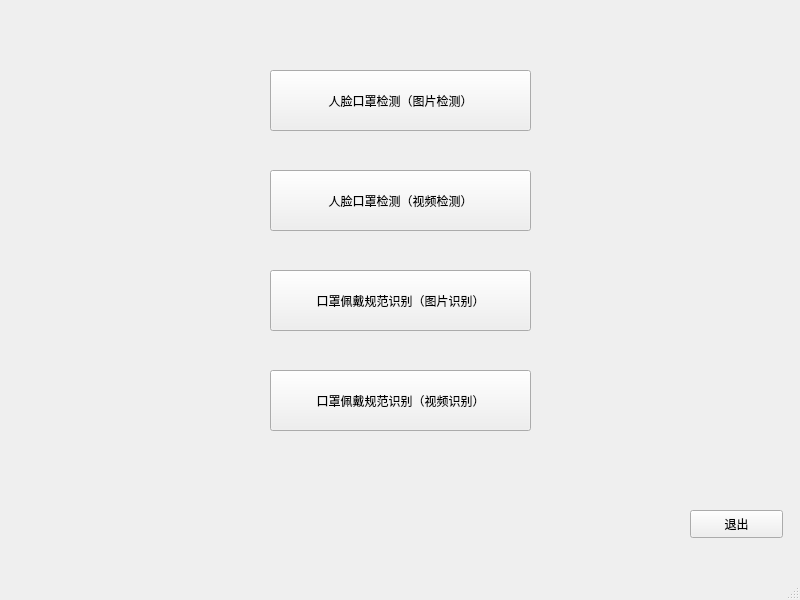
<?xml version="1.0" encoding="UTF-8"?>
<ui version="4.0">
 <class>MainWindow</class>
 <widget class="QMainWindow" name="MainWindow">
  <property name="geometry">
   <rect>
    <x>0</x>
    <y>0</y>
    <width>800</width>
    <height>600</height>
   </rect>
  </property>
  <property name="windowTitle">
   <string>MainWindow</string>
  </property>
  <widget class="QWidget" name="centralwidget">
   <widget class="QPushButton" name="pushButton">
    <property name="geometry">
     <rect>
      <x>270</x>
      <y>70</y>
      <width>261</width>
      <height>61</height>
     </rect>
    </property>
    <property name="text">
     <string>人脸口罩检测（图片检测）</string>
    </property>
   </widget>
   <widget class="QPushButton" name="pushButton_2">
    <property name="geometry">
     <rect>
      <x>270</x>
      <y>170</y>
      <width>261</width>
      <height>61</height>
     </rect>
    </property>
    <property name="text">
     <string>人脸口罩检测（视频检测）</string>
    </property>
   </widget>
   <widget class="QPushButton" name="pushButton_3">
    <property name="geometry">
     <rect>
      <x>270</x>
      <y>270</y>
      <width>261</width>
      <height>61</height>
     </rect>
    </property>
    <property name="text">
     <string>口罩佩戴规范识别（图片识别）</string>
    </property>
   </widget>
   <widget class="QPushButton" name="pushButton_4">
    <property name="geometry">
     <rect>
      <x>270</x>
      <y>370</y>
      <width>261</width>
      <height>61</height>
     </rect>
    </property>
    <property name="text">
     <string>口罩佩戴规范识别（视频识别）</string>
    </property>
   </widget>
   <widget class="QPushButton" name="pushButton_5">
    <property name="geometry">
     <rect>
      <x>690</x>
      <y>510</y>
      <width>93</width>
      <height>28</height>
     </rect>
    </property>
    <property name="text">
     <string>退出</string>
    </property>
   </widget>
  </widget>
  <widget class="QMenuBar" name="menubar">
   <property name="geometry">
    <rect>
     <x>0</x>
     <y>0</y>
     <width>800</width>
     <height>26</height>
    </rect>
   </property>
  </widget>
  <widget class="QStatusBar" name="statusbar"/>
 </widget>
 <resources/>
 <connections/>
</ui>
